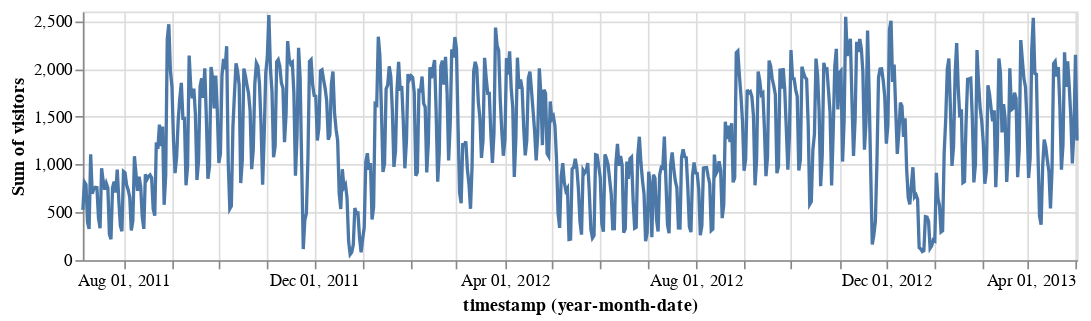

Here is the notebook cell this chart was saved with:
### Markdown cell above
#### Doing filtering with Pandas and only feeding Altair relevant columns

On my development machine this takes only about 1/3 or 1/4 of the time

### Code cell
durham_views = pageviews.loc[pageviews.city == "Durham"]

alt.Chart(durham_views[['timestamp','visitors']]).mark_line().encode(
    x = 'yearmonthdate(timestamp):T',
    y = 'sum(visitors):Q',
    tooltip = 'yearmonthdate(timestamp):T'
).properties(
    width=600,
    height=150
)

### Figure 1 — Vega specification as saved in the notebook (floating-point values rounded to 4 significant figures; data arrays with more than 128 entries replaced by an {"elided": "..."} marker saying what was removed)
{"$schema": "https://vega.github.io/schema/vega/v5.json", "data": [{"name": "source_0", "values": {"elided": "637 records"}, "transform": [{"type": "formula", "expr": "toDate(datum['yearmonthdate_timestamp'])", "as": "yearmonthdate_timestamp"}]}, {"name": "source_0_y_domain_sum_visitors", "values": [{"min": 59, "max": 2563}]}], "marks": [{"type": "line", "name": "marks", "from": {"data": "source_0"}, "sort": {"field": "datum[\"yearmonthdate_timestamp\"]"}, "encode": {"update": {"defined": {"signal": "isValid(datum[\"yearmonthdate_timestamp\"]) && isFinite(+datum[\"yearmonthdate_timestamp\"]) && isValid(datum[\"sum_visitors\"]) && isFinite(+datum[\"sum_visitors\"])"}, "tooltip": {"signal": "timeFormat(datum[\"yearmonthdate_timestamp\"], timeUnitSpecifier([\"year\",\"month\",\"date\"], {\"year-month\":\"%b %Y \",\"year-month-date\":\"%b %d, %Y \"}))"}, "x": {"field": "yearmonthdate_timestamp", "scale": "x"}, "stroke": {"value": "#4c78a8"}, "description": {"signal": "\"timestamp (year-month-date): \" + (timeFormat(datum[\"yearmonthdate_timestamp\"], timeUnitSpecifier([\"year\",\"month\",\"date\"], {\"year-month\":\"%b %Y \",\"year-month-date\":\"%b %d, %Y \"}))) + \"; Sum of visitors: \" + (format(datum[\"sum_visitors\"], \"\"))"}, "y": {"field": "sum_visitors", "scale": "y"}}}, "style": ["line"]}], "scales": [{"name": "x", "type": "time", "domain": {"data": "source_0", "field": "yearmonthdate_timestamp"}, "range": [0, {"signal": "width"}]}, {"name": "y", "type": "linear", "domain": [{"signal": "(data(\"source_0_y_domain_sum_visitors\")[0] || {}).min"}, {"signal": "(data(\"source_0_y_domain_sum_visitors\")[0] || {}).max"}], "range": [{"signal": "height"}, 0], "zero": true, "nice": true}], "axes": [{"scale": "x", "maxExtent": 0, "ticks": false, "gridScale": "y", "labels": false, "tickCount": {"signal": "ceil(width/40)"}, "grid": true, "aria": false, "orient": "bottom", "domain": false, "minExtent": 0, "tickMinStep": {"signal": "datetime(2001, 0, 2, 0, 0, 0, 0) - datetime(2001, 0, 1, 0, 0, 0, 0)"}, "zindex": 0}, {"scale": "y", "aria": false, "gridScale": "x", "grid": true, "orient": "left", "tickCount": {"signal": "ceil(height/40)"}, "domain": false, "maxExtent": 0, "minExtent": 0, "ticks": false, "zindex": 0, "labels": false}, {"scale": "x", "labelFlush": true, "tickMinStep": {"signal": "datetime(2001, 0, 2, 0, 0, 0, 0) - datetime(2001, 0, 1, 0, 0, 0, 0)"}, "title": "timestamp (year-month-date)", "format": {"signal": "timeUnitSpecifier([\"year\",\"month\",\"date\"], {\"year-month\":\"%b %Y \",\"year-month-date\":\"%b %d, %Y \"})"}, "orient": "bottom", "grid": false, "labelOverlap": true, "zindex": 0, "tickCount": {"signal": "ceil(width/40)"}}, {"scale": "y", "labelOverlap": true, "tickCount": {"signal": "ceil(height/40)"}, "title": "Sum of visitors", "zindex": 0, "orient": "left", "grid": false}], "background": "white", "width": 600, "style": "cell", "padding": 5, "height": 150}
